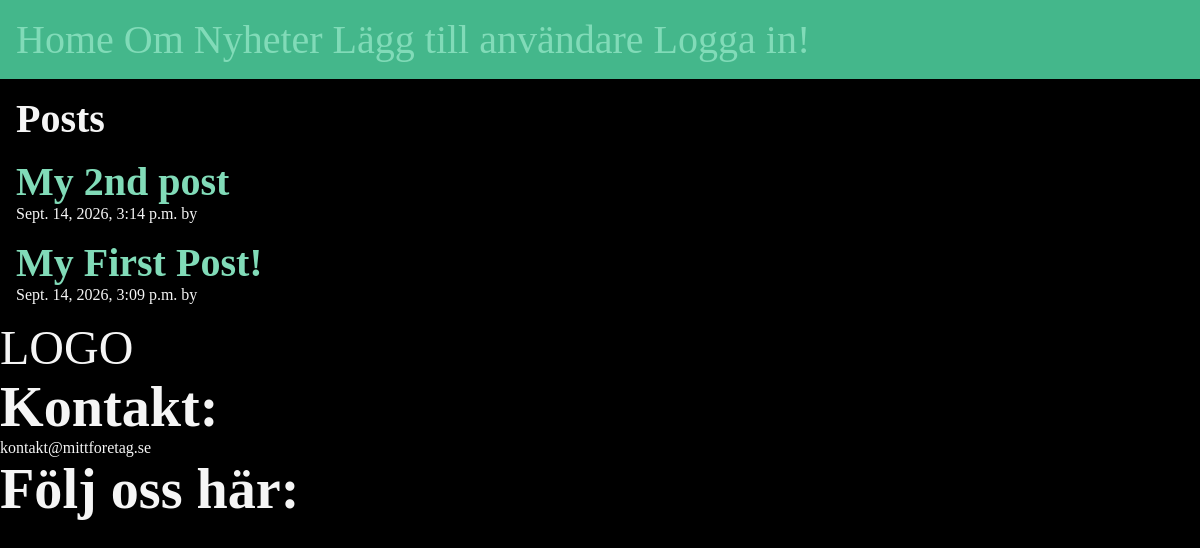
/posts/, run on an earlier commit of the app's database.
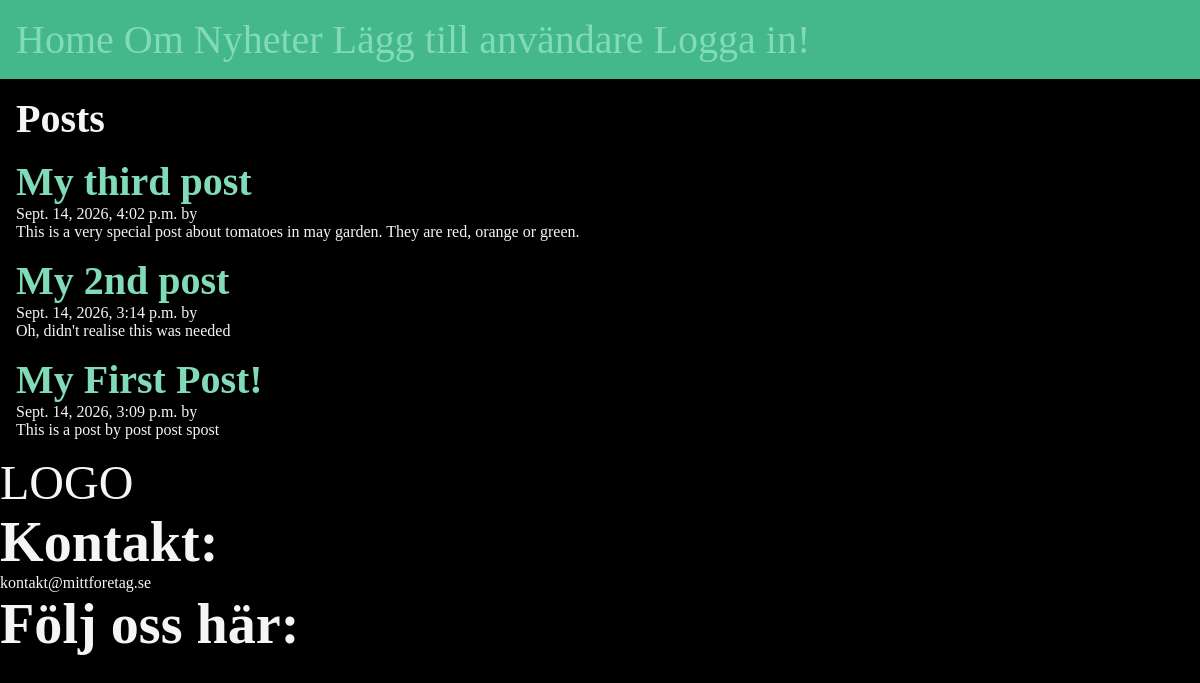
And on a later commit of the database.
### posts/models.py (models this page shows, shortened)
class Post(models.Model):
    title = models.CharField(max_length=75)
    body = models.TextField()
    slug = models.SlugField()
    date = models.DateTimeField(auto_now_add=True)
    banner = models.ImageField(default='fallback.png', blank=True)
    author = models.ForeignKey(User, on_delete=models.CASCADE, default=None)

### posts/views.py (the view)
def posts_list(request):
    posts = Post.objects.all().order_by('-date')
    return render(request, 'posts/posts_list.html', {'posts': posts})

### posts/templates/posts/posts_list.html (shortened to what this page needs)
{% extends 'layout.html' %}
{% block content %}
    <section>
    <h1>Posts</h1>
        {% for post in posts %}
            <article class="post">
                <h2>
                    <a href="{% url 'posts:page' slug=post.slug %}">
                        {{ post.title }}
                    </a>
                </h2>
                <p>{{ post.date }} by {{ post.author }}</p>
                <p>{{ post.body }}</p>
            </article>
        {% endfor %}
    </section>
{% endblock %}

### templates/layout.html (shortened to what this page needs)
<!DOCTYPE html>
{% load static %}
<html lang="en">
<head>
    <link rel="stylesheet" href="{% static 'css/style.css' %}">
</head>
<body>
    <header>
        <nav>
            <a class="navbar-button" href="/">Home</a>
            <a class="navbar-button" href="/about">Om</a>
            <a class="navbar-button" href="{% url 'posts:list' %}">Nyheter</a>
            {% if user.is_authenticated %}
                <a class="navbar-button" href="{% url 'posts:new-post' %}">Ny nyhet</a>
                <form class="logout" action="{% url 'users:logout'%}" method="post">
                    {% csrf_token %}
                    <button class="logout-button">Logga UT!</button>
                </form>
            {% else %}
                <a class="navbar-button" href="{% url 'users:register' %}">Lägg till användare</a>
                <a class="navbar-button" href="{% url 'users:login' %}">Logga in!</a>
            {% endif %}
        </nav>
    </header>
    <main>
        {% block content %}
        {% endblock %}
    </main>
    <footer>
        <div class="footer-container">
            <div>LOGO</div>
            <div>
                <h3>Kontakt:</h3>
                <p>kontakt@mittforetag.se</p>
            </div>
            <div>
                <h3>Följ oss här:</h3>
            </div>
        </div>
    </footer>
</body>
</html>

### static/css/style.css (style rules this page uses)
* { margin: 0; padding: 0; box-sizing: border-box; }
body { min-height: 100vh; background-color: black; color: whitesmoke; font-size: 3rem; }
nav { padding: 1rem; background-color: #44B78B; color: white; font-size: 2.5rem; }
main { padding: 1rem; }
section { display: flex; flex-flow: column; gap: 1rem; }
h1, h2 { font-size: 2.5rem; }
p { font-size: 1rem; }
a { text-decoration: none; color: #81dbb8; }

What changed in the data, as far as the page shows it:
added Post: title "My third post", date "Sept. 14, 2026, 4:02 p.m.", body "This is a very special post about tomatoes in may garden. They are red, orange or green."
changed Post "My 2nd post": body (not shown) → "Oh, didn't realise this was needed"
changed Post "My First Post!": body (not shown) → "This is a post by post post spost"
